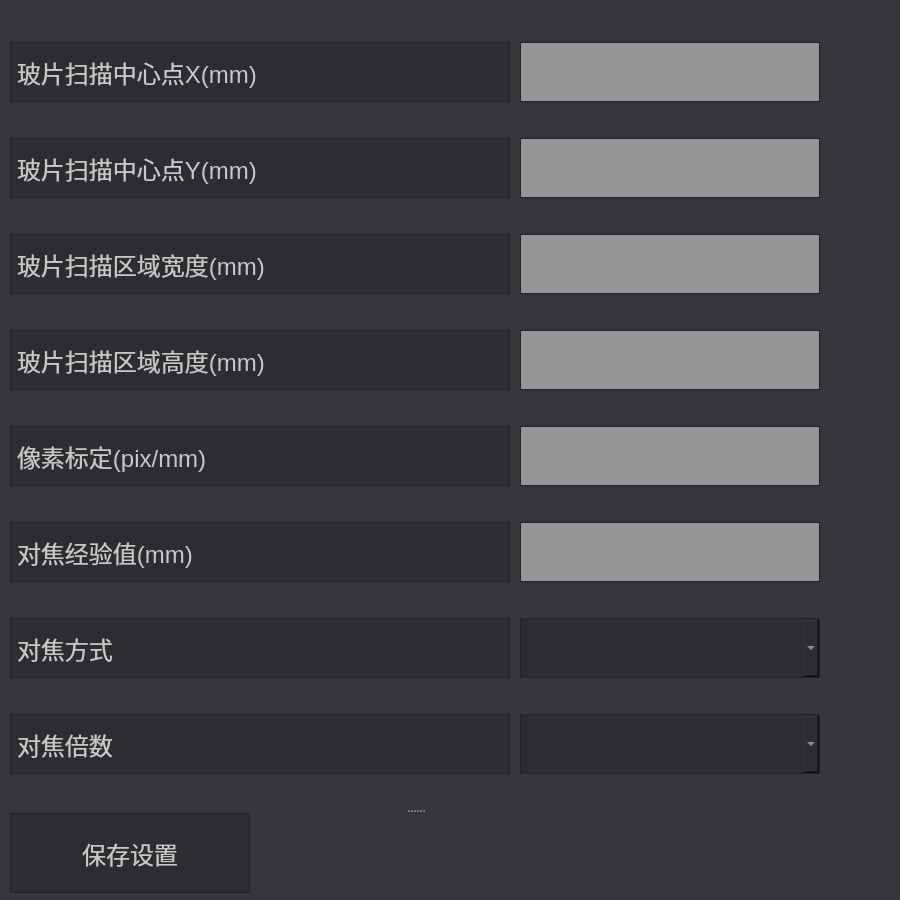
<?xml version="1.0" encoding="UTF-8"?>
<ui version="4.0">
 <class>Dialog</class>
 <widget class="QDialog" name="Dialog">
  <property name="geometry">
   <rect>
    <x>0</x>
    <y>0</y>
    <width>900</width>
    <height>900</height>
   </rect>
  </property>
  <property name="minimumSize">
   <size>
    <width>900</width>
    <height>900</height>
   </size>
  </property>
  <property name="maximumSize">
   <size>
    <width>900</width>
    <height>900</height>
   </size>
  </property>
  <property name="windowTitle">
   <string>设置中心</string>
  </property>
  <property name="windowIcon">
   <iconset>
    <normaloff>ICON/设置.jpg</normaloff>ICON/设置.jpg</iconset>
  </property>
  <property name="styleSheet">
   <string notr="true">background-color:  rgb(53, 55, 58);</string>
  </property>
  <widget class="QSplitter" name="splitter">
   <property name="geometry">
    <rect>
     <x>10</x>
     <y>12</y>
     <width>814</width>
     <height>881</height>
    </rect>
   </property>
   <property name="orientation">
    <enum>Qt::Vertical</enum>
   </property>
   <widget class="QWidget" name="layoutWidget">
    <layout class="QVBoxLayout" name="verticalLayout">
     <item>
      <layout class="QHBoxLayout" name="horizontalLayout">
       <property name="spacing">
        <number>10</number>
       </property>
       <item>
        <widget class="QLabel" name="label">
         <property name="minimumSize">
          <size>
           <width>500</width>
           <height>60</height>
          </size>
         </property>
         <property name="maximumSize">
          <size>
           <width>500</width>
           <height>60</height>
          </size>
         </property>
         <property name="font">
          <font>
           <pointsize>18</pointsize>
          </font>
         </property>
         <property name="styleSheet">
          <string notr="true">background-color:  rgb(43, 45, 48);
color: rgb(200, 200, 200);
border:1px solid rgb(33,35, 38);</string>
         </property>
         <property name="text">
          <string>玻片扫描中心点X(mm)</string>
         </property>
        </widget>
       </item>
       <item>
        <widget class="QLineEdit" name="center_x">
         <property name="minimumSize">
          <size>
           <width>300</width>
           <height>60</height>
          </size>
         </property>
         <property name="maximumSize">
          <size>
           <width>300</width>
           <height>60</height>
          </size>
         </property>
         <property name="font">
          <font>
           <pointsize>18</pointsize>
          </font>
         </property>
         <property name="styleSheet">
          <string notr="true">background-color:  rgb(150, 150, 150);
color: rgb(255, 255, 255);
border:1px solid rgb(33,35, 38);</string>
         </property>
         <property name="text">
          <string/>
         </property>
        </widget>
       </item>
      </layout>
     </item>
     <item>
      <layout class="QHBoxLayout" name="horizontalLayout_2">
       <property name="spacing">
        <number>10</number>
       </property>
       <item>
        <widget class="QLabel" name="label_2">
         <property name="minimumSize">
          <size>
           <width>500</width>
           <height>60</height>
          </size>
         </property>
         <property name="maximumSize">
          <size>
           <width>500</width>
           <height>60</height>
          </size>
         </property>
         <property name="font">
          <font>
           <pointsize>18</pointsize>
          </font>
         </property>
         <property name="styleSheet">
          <string notr="true">background-color:  rgb(43, 45, 48);
color: rgb(200, 200, 200);
border:1px solid rgb(33,35, 38);</string>
         </property>
         <property name="text">
          <string>玻片扫描中心点Y(mm)</string>
         </property>
        </widget>
       </item>
       <item>
        <widget class="QLineEdit" name="center_y">
         <property name="minimumSize">
          <size>
           <width>300</width>
           <height>60</height>
          </size>
         </property>
         <property name="maximumSize">
          <size>
           <width>300</width>
           <height>60</height>
          </size>
         </property>
         <property name="font">
          <font>
           <pointsize>18</pointsize>
          </font>
         </property>
         <property name="styleSheet">
          <string notr="true">background-color:  rgb(150, 150, 150);
color: rgb(255, 255, 255);
border:1px solid rgb(33,35, 38);</string>
         </property>
         <property name="text">
          <string/>
         </property>
        </widget>
       </item>
      </layout>
     </item>
     <item>
      <layout class="QHBoxLayout" name="horizontalLayout_3">
       <property name="spacing">
        <number>10</number>
       </property>
       <item>
        <widget class="QLabel" name="label_3">
         <property name="minimumSize">
          <size>
           <width>500</width>
           <height>60</height>
          </size>
         </property>
         <property name="maximumSize">
          <size>
           <width>500</width>
           <height>60</height>
          </size>
         </property>
         <property name="font">
          <font>
           <pointsize>18</pointsize>
          </font>
         </property>
         <property name="styleSheet">
          <string notr="true">background-color:  rgb(43, 45, 48);
color: rgb(200, 200, 200);
border:1px solid rgb(33,35, 38);</string>
         </property>
         <property name="text">
          <string>玻片扫描区域宽度(mm)</string>
         </property>
        </widget>
       </item>
       <item>
        <widget class="QLineEdit" name="scan_w">
         <property name="minimumSize">
          <size>
           <width>300</width>
           <height>60</height>
          </size>
         </property>
         <property name="maximumSize">
          <size>
           <width>300</width>
           <height>60</height>
          </size>
         </property>
         <property name="font">
          <font>
           <pointsize>18</pointsize>
          </font>
         </property>
         <property name="styleSheet">
          <string notr="true">background-color:  rgb(150, 150, 150);
color: rgb(255, 255, 255);
border:1px solid rgb(33,35, 38);</string>
         </property>
         <property name="text">
          <string/>
         </property>
        </widget>
       </item>
      </layout>
     </item>
     <item>
      <layout class="QHBoxLayout" name="horizontalLayout_4">
       <property name="spacing">
        <number>10</number>
       </property>
       <item>
        <widget class="QLabel" name="label_4">
         <property name="minimumSize">
          <size>
           <width>500</width>
           <height>60</height>
          </size>
         </property>
         <property name="maximumSize">
          <size>
           <width>500</width>
           <height>60</height>
          </size>
         </property>
         <property name="font">
          <font>
           <pointsize>18</pointsize>
          </font>
         </property>
         <property name="styleSheet">
          <string notr="true">background-color:  rgb(43, 45, 48);
color: rgb(200, 200, 200);
border:1px solid rgb(33,35, 38);</string>
         </property>
         <property name="text">
          <string>玻片扫描区域高度(mm)</string>
         </property>
        </widget>
       </item>
       <item>
        <widget class="QLineEdit" name="scan_h">
         <property name="minimumSize">
          <size>
           <width>300</width>
           <height>60</height>
          </size>
         </property>
         <property name="maximumSize">
          <size>
           <width>300</width>
           <height>60</height>
          </size>
         </property>
         <property name="font">
          <font>
           <pointsize>18</pointsize>
          </font>
         </property>
         <property name="styleSheet">
          <string notr="true">background-color:  rgb(150, 150, 150);
color: rgb(255, 255, 255);
border:1px solid rgb(33,35, 38);</string>
         </property>
         <property name="text">
          <string/>
         </property>
        </widget>
       </item>
      </layout>
     </item>
     <item>
      <layout class="QHBoxLayout" name="horizontalLayout_5">
       <property name="spacing">
        <number>10</number>
       </property>
       <item>
        <widget class="QLabel" name="label_5">
         <property name="minimumSize">
          <size>
           <width>500</width>
           <height>60</height>
          </size>
         </property>
         <property name="maximumSize">
          <size>
           <width>500</width>
           <height>60</height>
          </size>
         </property>
         <property name="font">
          <font>
           <pointsize>18</pointsize>
          </font>
         </property>
         <property name="styleSheet">
          <string notr="true">background-color:  rgb(43, 45, 48);
color: rgb(200, 200, 200);
border:1px solid rgb(33,35, 38);</string>
         </property>
         <property name="text">
          <string>像素标定(pix/mm)</string>
         </property>
        </widget>
       </item>
       <item>
        <widget class="QLineEdit" name="calibration">
         <property name="minimumSize">
          <size>
           <width>300</width>
           <height>60</height>
          </size>
         </property>
         <property name="maximumSize">
          <size>
           <width>300</width>
           <height>60</height>
          </size>
         </property>
         <property name="font">
          <font>
           <pointsize>10</pointsize>
          </font>
         </property>
         <property name="styleSheet">
          <string notr="true">background-color:  rgb(150, 150, 150);
color: rgb(255, 255, 255);
border:1px solid rgb(33,35, 38);</string>
         </property>
         <property name="text">
          <string/>
         </property>
        </widget>
       </item>
      </layout>
     </item>
     <item>
      <layout class="QHBoxLayout" name="horizontalLayout_8">
       <property name="spacing">
        <number>10</number>
       </property>
       <item>
        <widget class="QLabel" name="label_8">
         <property name="minimumSize">
          <size>
           <width>500</width>
           <height>60</height>
          </size>
         </property>
         <property name="maximumSize">
          <size>
           <width>500</width>
           <height>60</height>
          </size>
         </property>
         <property name="font">
          <font>
           <pointsize>18</pointsize>
          </font>
         </property>
         <property name="styleSheet">
          <string notr="true">background-color:  rgb(43, 45, 48);
color: rgb(200, 200, 200);
border:1px solid rgb(33,35, 38);</string>
         </property>
         <property name="text">
          <string>对焦经验值(mm)</string>
         </property>
        </widget>
       </item>
       <item>
        <widget class="QLineEdit" name="posz">
         <property name="minimumSize">
          <size>
           <width>300</width>
           <height>60</height>
          </size>
         </property>
         <property name="maximumSize">
          <size>
           <width>300</width>
           <height>60</height>
          </size>
         </property>
         <property name="font">
          <font>
           <pointsize>10</pointsize>
          </font>
         </property>
         <property name="styleSheet">
          <string notr="true">background-color:  rgb(150, 150, 150);
color: rgb(255, 255, 255);
border:1px solid rgb(33,35, 38);</string>
         </property>
         <property name="text">
          <string/>
         </property>
        </widget>
       </item>
      </layout>
     </item>
     <item>
      <layout class="QHBoxLayout" name="horizontalLayout_7">
       <property name="spacing">
        <number>10</number>
       </property>
       <item>
        <widget class="QLabel" name="label_7">
         <property name="minimumSize">
          <size>
           <width>500</width>
           <height>60</height>
          </size>
         </property>
         <property name="maximumSize">
          <size>
           <width>500</width>
           <height>60</height>
          </size>
         </property>
         <property name="font">
          <font>
           <pointsize>18</pointsize>
          </font>
         </property>
         <property name="styleSheet">
          <string notr="true">background-color:  rgb(43, 45, 48);
color: rgb(200, 200, 200);
border:1px solid rgb(33,35, 38);</string>
         </property>
         <property name="text">
          <string>对焦方式</string>
         </property>
        </widget>
       </item>
       <item>
        <widget class="QComboBox" name="comboBox">
         <property name="minimumSize">
          <size>
           <width>300</width>
           <height>60</height>
          </size>
         </property>
         <property name="maximumSize">
          <size>
           <width>300</width>
           <height>60</height>
          </size>
         </property>
         <property name="font">
          <font>
           <pointsize>18</pointsize>
          </font>
         </property>
         <property name="styleSheet">
          <string notr="true">background-color:  rgb(43, 45, 48);
color: rgb(200, 200, 200);
border:1px solid rgb(33,35, 38);</string>
         </property>
         <item>
          <property name="text">
           <string/>
          </property>
         </item>
         <item>
          <property name="text">
           <string>智能对焦</string>
          </property>
         </item>
         <item>
          <property name="text">
           <string>对焦一次</string>
          </property>
         </item>
         <item>
          <property name="text">
           <string>每次对焦</string>
          </property>
         </item>
        </widget>
       </item>
      </layout>
     </item>
     <item>
      <layout class="QHBoxLayout" name="horizontalLayout_9">
       <property name="spacing">
        <number>10</number>
       </property>
       <item>
        <widget class="QLabel" name="label_9">
         <property name="minimumSize">
          <size>
           <width>500</width>
           <height>60</height>
          </size>
         </property>
         <property name="maximumSize">
          <size>
           <width>500</width>
           <height>60</height>
          </size>
         </property>
         <property name="font">
          <font>
           <pointsize>18</pointsize>
          </font>
         </property>
         <property name="styleSheet">
          <string notr="true">background-color:  rgb(43, 45, 48);
color: rgb(200, 200, 200);
border:1px solid rgb(33,35, 38);</string>
         </property>
         <property name="text">
          <string>对焦倍数</string>
         </property>
        </widget>
       </item>
       <item>
        <widget class="QComboBox" name="comboBox_multiple">
         <property name="minimumSize">
          <size>
           <width>300</width>
           <height>60</height>
          </size>
         </property>
         <property name="maximumSize">
          <size>
           <width>300</width>
           <height>60</height>
          </size>
         </property>
         <property name="font">
          <font>
           <pointsize>18</pointsize>
          </font>
         </property>
         <property name="styleSheet">
          <string notr="true">background-color:  rgb(43, 45, 48);
color: rgb(200, 200, 200);
border:1px solid rgb(33,35, 38);</string>
         </property>
         <item>
          <property name="text">
           <string/>
          </property>
         </item>
         <item>
          <property name="text">
           <string>低倍20x</string>
          </property>
         </item>
         <item>
          <property name="text">
           <string>高倍100x</string>
          </property>
         </item>
        </widget>
       </item>
      </layout>
     </item>
    </layout>
   </widget>
   <widget class="QPushButton" name="pushButton_save">
    <property name="minimumSize">
     <size>
      <width>240</width>
      <height>80</height>
     </size>
    </property>
    <property name="maximumSize">
     <size>
      <width>240</width>
      <height>80</height>
     </size>
    </property>
    <property name="font">
     <font>
      <pointsize>18</pointsize>
     </font>
    </property>
    <property name="styleSheet">
     <string notr="true">background-color:  rgb(43, 45, 48);
color: rgb(200, 200, 200);
border:1px solid rgb(33,35, 38);</string>
    </property>
    <property name="text">
     <string>保存设置</string>
    </property>
   </widget>
  </widget>
 </widget>
 <resources/>
 <connections/>
</ui>
